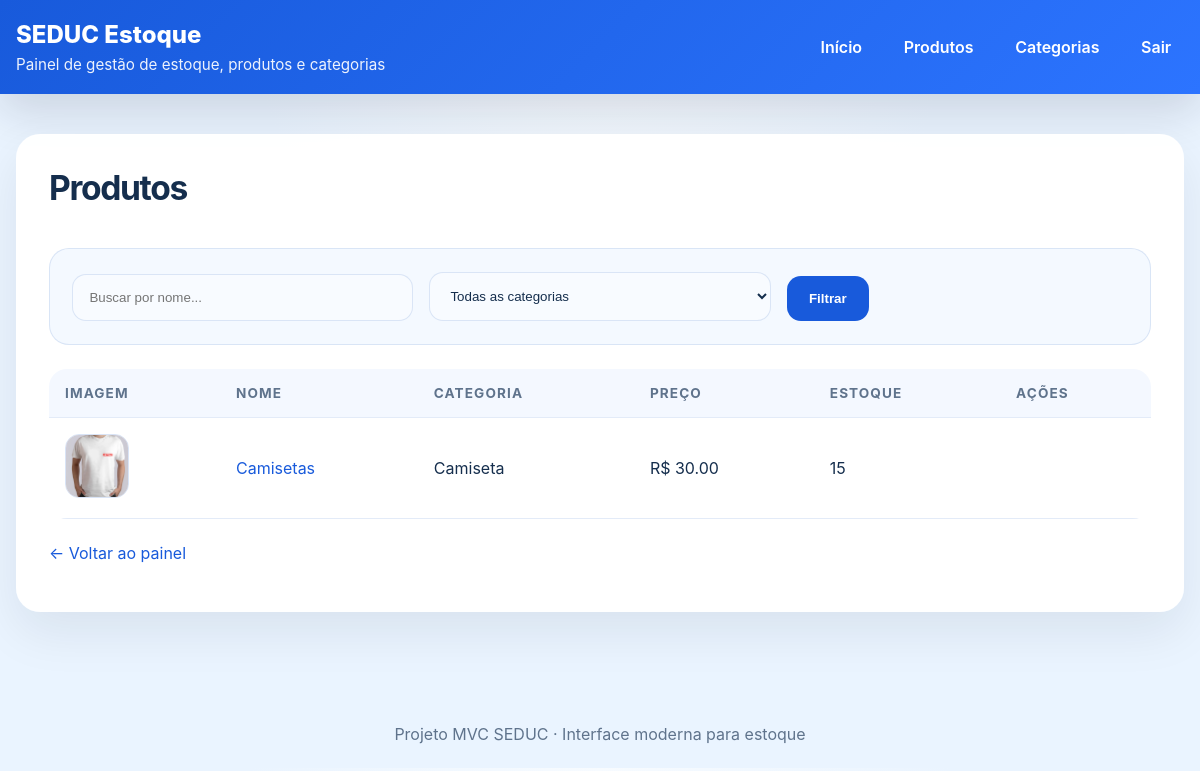
/produtos/ (signed in), run on the app's committed database.
### app/models/produto.py (models this page shows, shortened)
class Produto(Base):
    __tablename__ = "produtos"
    id = Column(Integer, primary_key=True, autoincrement=True, index=True)
    nome = Column(String(200), nullable=False, index=True)
    estoque_atual = Column(Integer, nullable=False, default=0)
    preco = Column(Integer, nullable=False, default=0.0)
    ativo = Column(Boolean, default=True)
    imagem_path = Column(String(255), nullable=True)
    categoria_id = Column(Integer, ForeignKey("categorias.id", ondelete="SET NULL"), nullable=True)
    categoria = relationship("Categoria", back_populates="produtos")

### app/models/categoria.py (models this page shows)
class Categoria(Base):
    __tablename__ = "categorias"
    id = Column(Integer, primary_key=True, autoincrement=True, index=True)
    nome = Column(String, unique=True, nullable=False)
    ativo = Column(Boolean, default=True)
    produtos = relationship("Produto", back_populates="categoria", lazy="select")

### app/controllers/produto_controller.py (the view)
@router.get("/")
def listar_produtos(
    request: Request,
    busca: str = "",
    categoria_id: int = 0,       # 0 = todas as categorias
    db: Session = Depends(get_db),
    usuario = Depends(get_usuario_logado)
):
    query = db.query(Produto).filter(Produto.ativo == True)
    if busca:
        query = query.filter(Produto.nome.ilike(f"%{busca}%"))
    if categoria_id:
        query = query.filter(Produto.categoria_id == categoria_id)
    produtos    = query.order_by(Produto.nome).all()
    categorias  = db.query(Categoria).filter(Categoria.ativo == True).all()
    return templates.TemplateResponse(
        request,
        "produtos/index.html",
        {
            "request":      request,
            "usuario":      usuario,
            "produtos":     produtos,
            "categorias":   categorias,
            "busca":        busca,
            "categoria_id": categoria_id,
        }
    )

### app/templates/produtos/index.html (shortened to what this page needs)
{% extends "base.html" %}
{% block content %}
<div class="card">
    <div class="section-header">
        <div>
            <h1 class="page-title">Produtos</h1>
        </div>
    </div>
    <div class="filter-panel">
        <form method="get" action="/produtos">
            <input type="text" name="busca" placeholder="Buscar por nome..." value="{{ busca }}">
            <select name="categoria_id">
                <option value="0">Todas as categorias</option>
            </select>
            <div class="actions" style="justify-content:flex-start; gap:0.75rem; margin:0;">
                <button type="submit">Filtrar</button>
            </div>
        </form>
    </div>
    <div class="table-wrapper">
        <table>
            <thead>
                <tr>
                    <th>Imagem</th>
                    <th>Nome</th>
                    <th>Categoria</th>
                    <th>Preço</th>
                    <th>Estoque</th>
                    <th>Ações</th>
                </tr>
            </thead>
            <tbody>
                {% for p in produtos %}
                <tr>
                    <td>
                        <img class="product-thumb" src="{{ p.imagem_url }}" alt="{{ p.nome }}">
                    </td>
                    <td><a class="small-link" href="/produtos/{{ p.id }}">{{ p.nome }}</a></td>
                    <td>{{ p.categoria.nome if p.categoria else "—" }}</td>
                    <td>R$ {{ "%.2f"|format(p.preco) }}</td>
                    <td>{{ p.estoque_atual }}</td>
                    <td>
                    </td>
                </tr>
                {% endfor %}
            </tbody>
        </table>
    </div>
    <p class="footer-note"><a class="small-link" href="/">← Voltar ao painel</a></p>
</div>
{% endblock %}

### app/static/style.css (style rules this page uses)
:root { --bg: #eaf4ff; --surface: #ffffff; --primary: #185adb; --primary-dark: #103c8d; --accent: #ff6f61; --text: #152e4d; --muted: #5f738c; --border: #d9e4f6; --shadow: rgba(20, 45, 90, 0.12); }
* { box-sizing: border-box; }
body { margin: 0; font-family: Inter, system-ui, sans-serif; background: radial-gradient(circle at top, #f7fbff, var(--bg) 36%); color: var(--text); }
.card { background: rgba(255, 255, 255, 0.96); border: 1px solid rgba(255, 255, 255, 0.8); border-radius: 24px; padding: 2rem; box-shadow: 0 20px 50px rgba(15, 23, 42, 0.08); }
.page-title { margin-top: 0; margin-bottom: 1rem; font-size: clamp(1.9rem, 2.8vw, 2.8rem); letter-spacing: -0.04em; }
.section-header { display: flex; align-items: center; justify-content: space-between; flex-wrap: wrap; gap: 1rem; margin-bottom: 1.5rem; }
.actions { display: flex; justify-content: flex-end; flex-wrap: wrap; gap: 1rem; margin-bottom: 1.5rem; }
.button, button, input[type="submit"] { border: none; background: var(--primary); color: white; padding: 0.95rem 1.4rem; border-radius: 14px; cursor: pointer; font-weight: 700; transition: transform 0.2s ease, background 0.2s ease, box-shadow 0.2s ease; }
.table-wrapper { overflow-x: auto; border-radius: 18px; }
table { width: 100%; border-collapse: collapse; background: #fff; min-width: 640px; }
th, td { padding: 1rem 1rem; text-align: left; border-bottom: 1px solid rgba(224, 233, 248, 0.9); }
th { background: #f4f8ff; color: var(--muted); text-transform: uppercase; letter-spacing: 0.08em; font-size: 0.85rem; }
tbody tr { transition: background 0.2s ease; }
.product-thumb { width: 64px; height: 64px; object-fit: cover; border-radius: 14px; border: 1px solid var(--border); }
input[type="text"], input[type="email"], input[type="password"], input[type="number"], input[type="file"], select, textarea { width: 100%; padding: 0.95rem 1rem; border: 1px solid rgba(217, 228, 246, 0.95); border-radius: 14px; background: #f8fbff; color: var(--text); }
.filter-panel { display: grid; gap: 1rem; background: #f4f9ff; border: 1px solid rgba(217, 228, 246, 0.95); border-radius: 20px; padding: 1.4rem; margin-bottom: 1.5rem; }
.filter-panel form { display: grid; gap: 1rem; grid-template-columns: repeat(auto-fit, minmax(180px, 1fr)); align-items: end; }
.footer-note { display: block; color: var(--muted); margin-top: 1.5rem; }
.small-link { color: var(--primary); text-decoration: none; }

### data on the page
Produto: imagem_url (picture), nome "Camisetas", categoria "Camiseta", preco "30.00", estoque_atual "15"
